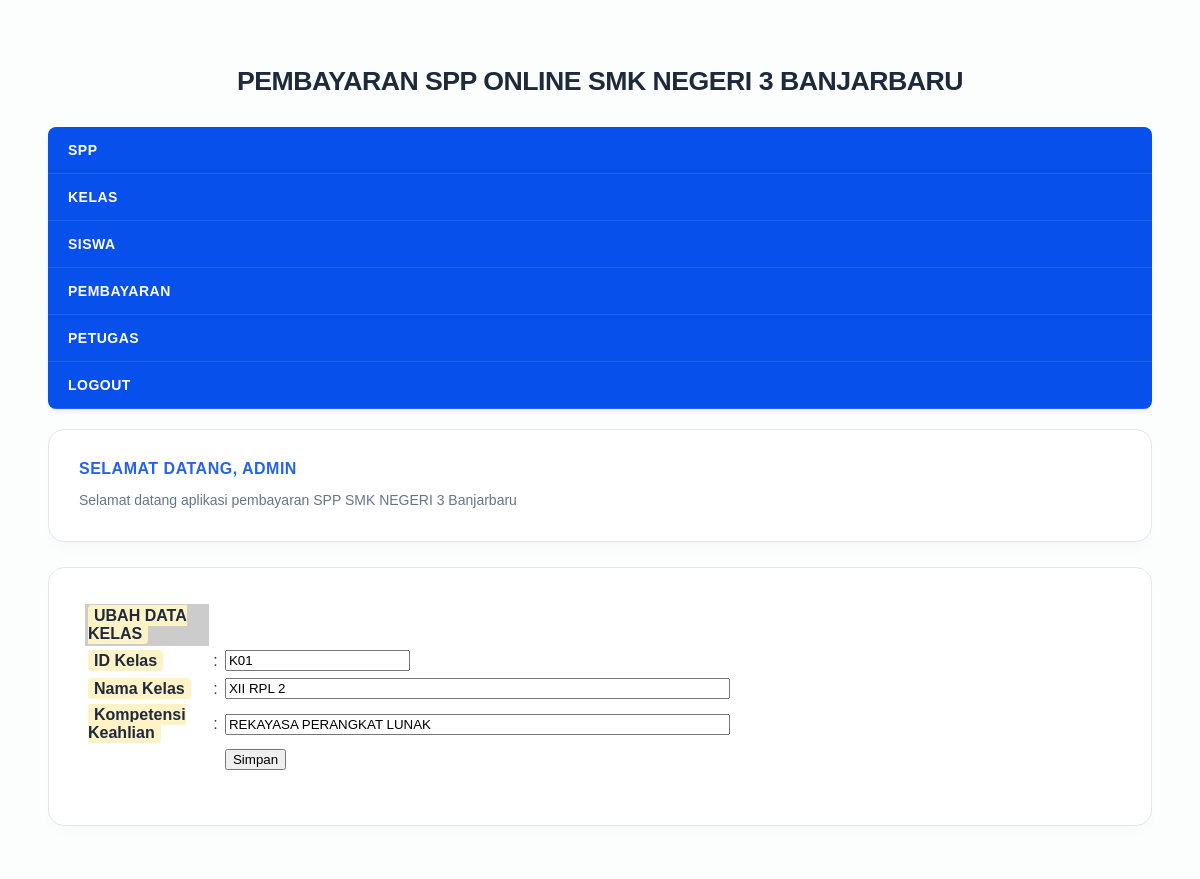
The app's page /admin/halaman_admin.php?open=edit_kelas&id_kelas=K01 (signed in) with its own data.
### tables this page shows
CREATE TABLE `kelas` (
  `id_kelas` varchar(5) NOT NULL,
  `nama_kelas` varchar(10) NOT NULL,
  `kompetensi_keahlian` varchar(30) NOT NULL
);

### admin/edit_kelas.php (the view, shortened to what this page needs)
<?php
include_once "../src/koneksi.php";
$id_kelas  = $_GET['id_kelas'];
$sql     = mysqli_query($koneksi, "SELECT * FROM kelas WHERE id_kelas ='$id_kelas'");
$data    = mysqli_fetch_array($sql);
?>
<form action="<?php $_SERVER['PHP_SELF']; ?>" method="post" name="form1" target="_self" >
    <table class="table-list" width="650" border="0" cellspacing="1" cellpadding="3">
        <tr>
            <td bgcolor="#CCCCCC"><strong>UBAH DATA KELAS </strong></td>
            <td>&nbsp;</td>
            <td>&nbsp;</td>
        </tr>
        <tr>
            <td width="182"><strong>ID Kelas </strong></td>
            <td width="6">:</td>
            <td width="440"><input name="id_kelas" type="text" value="<?php echo $data['id_kelas']; ?>"
                readonly = "true" /></td>
        </tr>
        <tr>
            <td><strong>Nama Kelas </strong></td>
            <td>:</td>
            <td><input name="nama_kelas" type="text" value="<?php echo $data['nama_kelas']; ?>"
                size="60" maxlength="100" /></td>
        </tr>
        <tr>
            <td><strong>Kompetensi Keahlian </strong></td>
            <td>:</td>
            <td><input name="kompetensi_keahlian" type="text" value="<?php echo $data['kompetensi_keahlian']; ?>"
                size="60" maxlength="100" /></td>
        </tr>
        <tr>
            <td>&nbsp;</td>
            <td>&nbsp;</td>
            <td><input name="btnSimpan" type="submit" id="btnSimpan" value="Simpan" /></td>
        </tr>
    </table>
</form>

### src/style.css (style rules this page uses)
body { background: #fcfdfd; margin: 0; font-family: 'Plus Jakarta Sans', sans-serif; color: #333a42; -webkit-font-smoothing: antialiased; }
.conteudo strong { color: #1e293b; background: #fef3c7; padding: 2px 6px; border-radius: 4px; }

### records on screen
kelas: id_kelas "K01", nama_kelas "XII RPL 2", kompetensi_keahlian "REKAYASA PERANGKAT LUNAK"

### other values on screen
$_SESSION['username'] "ADMIN"
